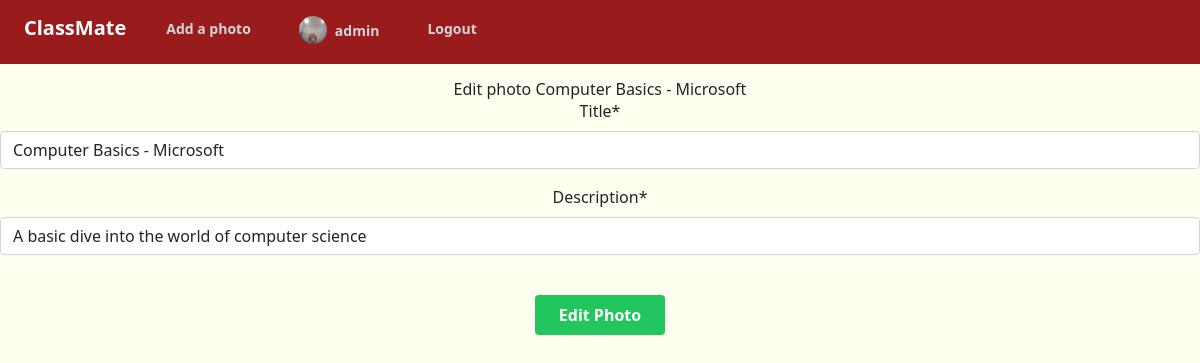
/photo/19/update/ (signed in), run on the app's committed database.
### users/models.py (models this page shows, shortened)
class Profile(models.Model):
    user = models.OneToOneField(User, on_delete=models.CASCADE) # Delete profile when user is deleted
    image = models.ImageField(default='default.jpg', upload_to='profile_pics')
    bio = models.TextField(max_length=200, default='')

### photoapp/models.py (models this page shows)
class Photo(models.Model):
    title = models.CharField(max_length=45)
    description = models.CharField(max_length=250)
    created = models.DateTimeField(auto_now_add=True)
    image = models.FileField(upload_to='photos/')
    thumbnail = models.ImageField(upload_to='photos/', default=image)
    submitter = models.ForeignKey(get_user_model(), on_delete=models.CASCADE)
    tags = TaggableManager()
    def __str__(self):
        return self.title

### photoapp/views.py (the view)
# urls.py: path('photo/<int:pk>/update/', PhotoUpdateView.as_view(), name='update'),
class PhotoUpdateView(UserIsSubmitter, UpdateView):
    template_name = 'photoapp/update.html'
    model = Photo
    fields = ['title', 'description', 'tags']
    success_url = reverse_lazy('photo:list')

### photoapp/views.py (called while the page is built)
    def get_photo(self):
        return get_object_or_404(Photo, pk=self.kwargs.get('pk'))

    def test_func(self):
        if self.request.user.is_authenticated:
            return self.request.user == self.get_photo().submitter
        else:
            raise PermissionDenied('Sorry you are not allowed here')

### photoapp/templates/photoapp/update.html (shortened to what this page needs)
{% extends 'base.html' %}
{% load crispy_forms_tags %}
{% block body %}
<div class="mx-auto text-center">
  <h1 class="mt-3">Edit photo {{photo}}</h1>
</div>
<div class="form-group text-center">
  <form action="" method="post" enctype="multipart/form-data">
    {{ form|crispy }}
    <button type="submit" class="bg-green-500 hover:bg-green-700 text-white font-bold py-2 px-4 rounded mt-4">Edit Photo</button>
  </form>
</div>
{% endblock body %}

### templates/navbar.html (shortened to what this page needs)
<!doctype html>
<html>
<head>
  <script src="https://cdn.tailwindcss.com"></script>
</head>
</html>
<nav class="bg-red-800">
  <div class="mx-auto px-4 sm:px-6 lg:px-8 h-16 flex items-center">
    <div class="flex-shrink-0 flex items-center">
      <a href="{% url 'photo:list' %}" class="text-white text-xl font-bold mb-2">ClassMate</a>
    </div>
    <div class=" sm:block sm:ml-6 flex items-center">
      <ul class="flex space-x-4">
        {% if user.is_authenticated %}
        <li class="nav-item">
          <a href="{% url 'photo:create' %}" class="text-gray-300 hover:bg-gray-700 hover:text-white px-3 py-2 rounded-md text-sm font-bold">Add a photo</a>
        </li>
        <li class="nav-item">
          <a href="{% url 'user:profile' %}" class="text-gray-300 hover:bg-gray-700 hover:text-white px-3 py-2 rounded-md text-sm font-bold"><img class="w-7 h-7 rounded-full inline-block mr-2 mb-1" src="{{ user.profile.image.url }}"/>{{user.username}}</a>
        </li>
        <li class="nav-item">
          <a href="{% url 'user:logout' %}" class="text-gray-300 hover:bg-gray-700 hover:text-white px-3 py-2 rounded-md text-sm font-bold">Logout</a>
        </li>
        {% else %}
        <li class="nav-item">
          <a href="{% url 'user:login' %}" class="text-gray-300 hover:bg-gray-700 hover:text-white px-3 py-2 rounded-md text-sm font-bold inline-block mb-1">Sign In</a>
        </li>
        {% endif %}
      </ul>
    </div>
  </div>
</nav>

### data on the page
Photo: title "Computer Basics - Microsoft", description "A basic dive into the world of computer science"

### other printed values
{{ user.username }} "admin"
